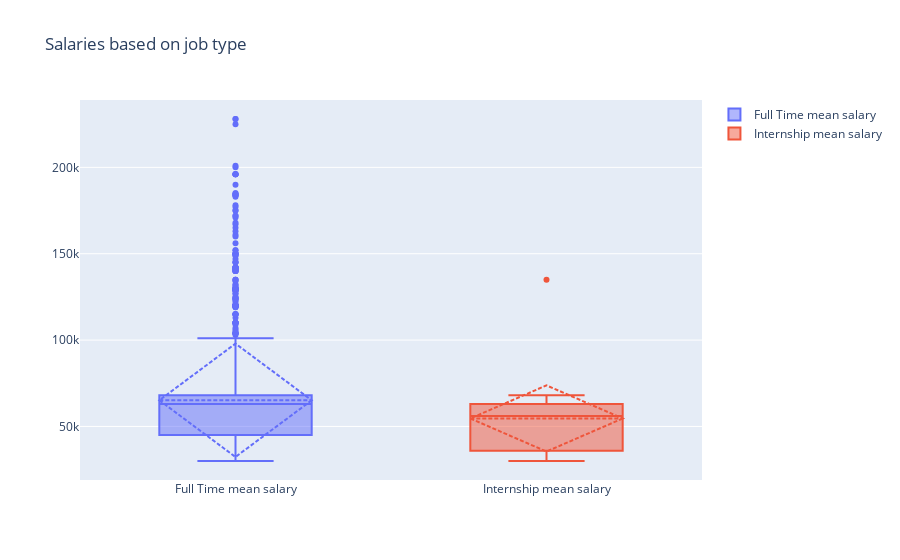

The notebook cell this image was saved under:
### Code cell
jobTypeGroups = data.groupby("job_type")

fig = go.Figure()

for i in data.job_type.unique():
    fig.add_trace(go.Box(y=jobTypeGroups.get_group(i).salary, boxmean="sd", name=i+" mean salary",hovertext=data["job_title"]))

fig.update_layout(title="Salaries based on job type")
fig.show()

### Figure 1 — Plotly figure (JSON) as saved in the notebook; plotly's stock layout.template omitted (floating-point values rounded to 4 significant figures; data arrays with more than 128 entries replaced by an {"elided": "..."} marker saying what was removed)
{"data": [{"boxmean": "sd", "hovertext": {"elided": "1171 str values"}, "name": "Full Time mean salary", "type": "box", "y": {"elided": "1136 int values"}}, {"boxmean": "sd", "hovertext": {"elided": "1171 str values"}, "name": "Internship mean salary", "type": "box", "y": [36000, 56000, 56000, 56000, 36000, 62000, 56000, 68000, 36000, 62000, 68000, 68000, 36000, 63000, 63000, 30000, 30000, 63000, 63000, 30000, 30000, 56000, 56000, 45000, 63000, 63000, 63000, 63000, 63000, 63000, 63000, 36000, 45000, 30000, 135000]}], "layout": {"title": {"text": "Salaries based on job type"}}}
